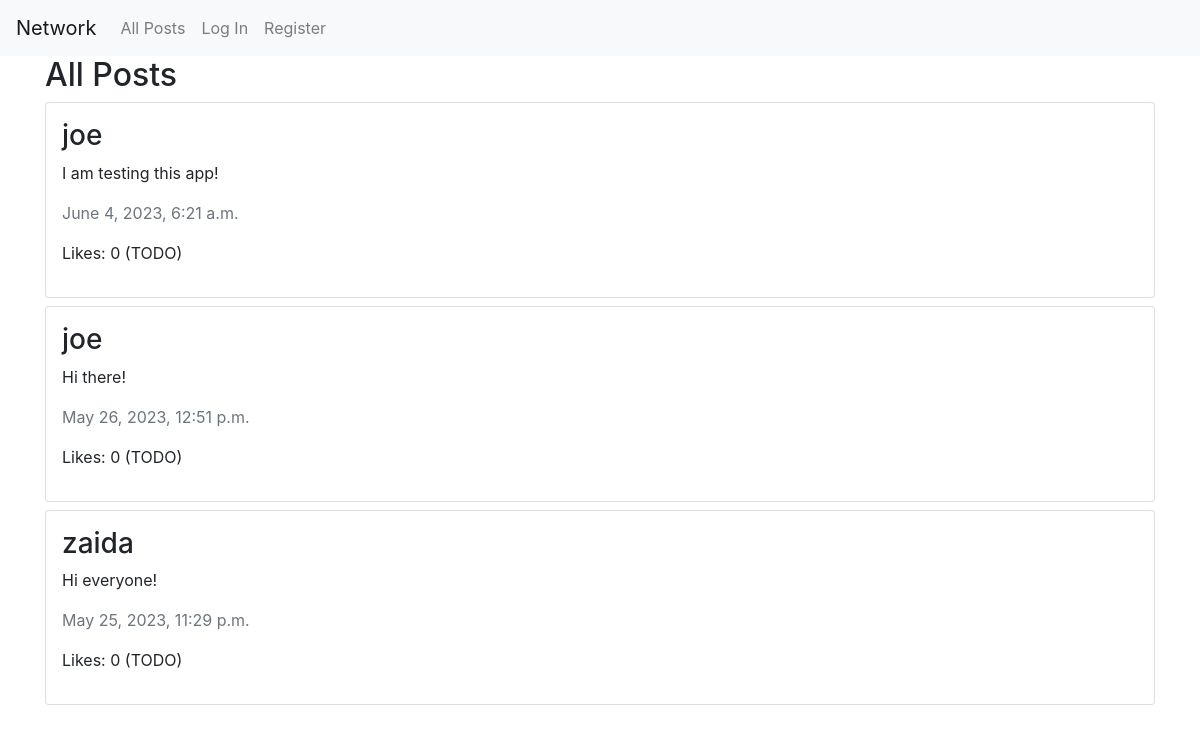
Before: / with the older database file.
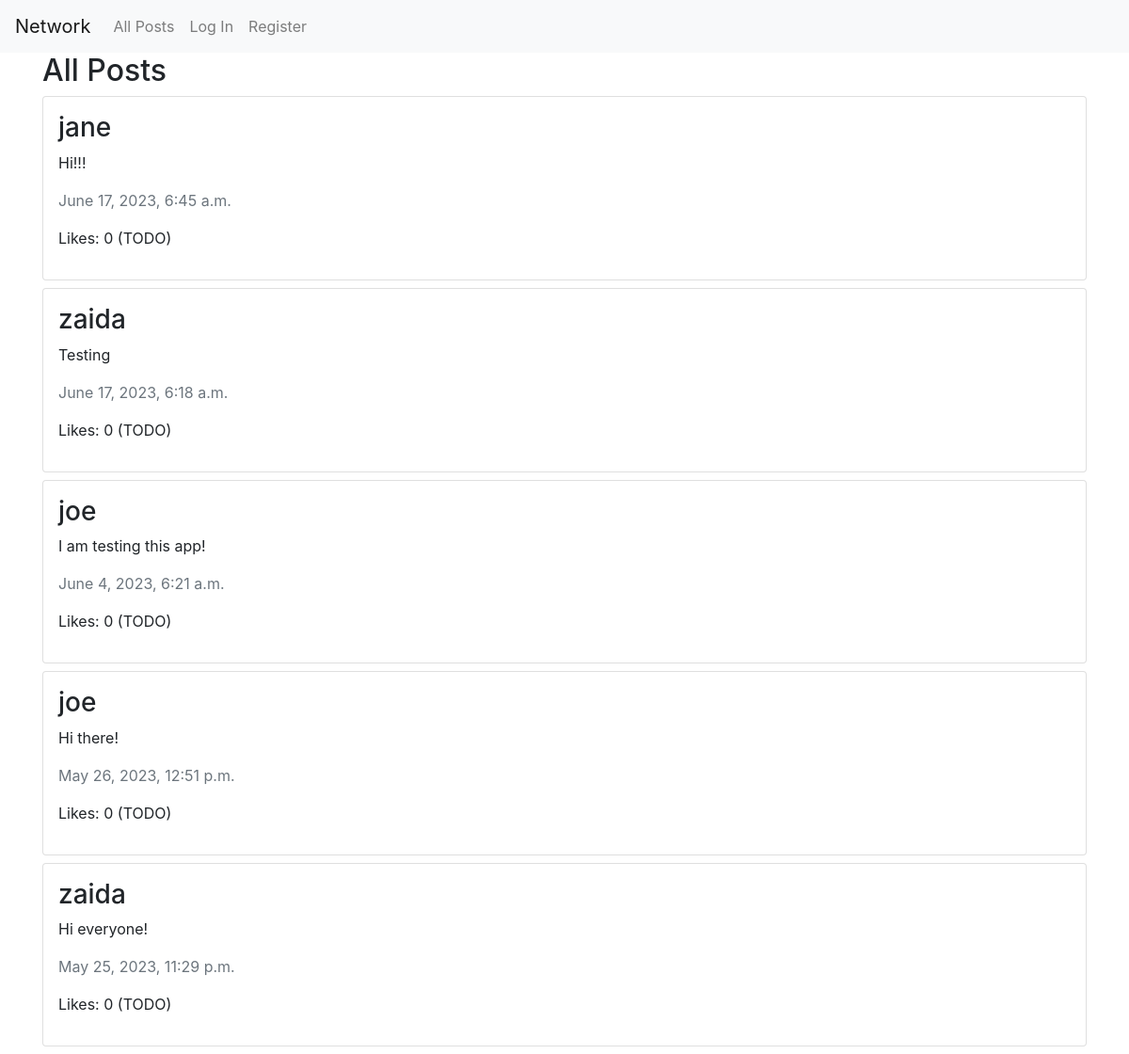
After: the same page with the newer database file.
### network/models.py (models this page shows, shortened)
class Post(models.Model):
    author = models.ForeignKey(User, on_delete=models.CASCADE, related_name='posts')
    body = models.CharField(max_length=255)
    timestamp = models.DateTimeField(auto_now_add=True)

class User(AbstractUser):
    pass

### network/views.py (the view)
# urls.py: path("", views.index, name="index"),
def index(request):
    posts = Post.objects.all().order_by('id').reverse()
    paginator = Paginator(posts, 10)
    page_number = request.GET.get('page')
    page_obj = paginator.get_page(page_number)
    return render(request, "network/index.html", {
        'posts': posts,
        'page_obj': page_obj
    })

### network/templates/network/index.html (shortened to what this page needs)
{% extends "network/layout.html" %} {% block body %}
<div class="container">
  <h2>All Posts</h2>
  <div id="all-posts">
    {% for post in page_obj %}
    <div class="card mb-2 p-3">
      <h3>{{ post.author }}</h3>
      <p>{{ post.body }}</p>
      <p class="text-secondary lh-1">{{ post.timestamp }}</p>
      <p>Likes: 0 (TODO)</p>
    </div>
    {% empty %}
    <h3>No posts available</h3>
    {% endfor %}
  </div>
</div>
{% endblock %}

Changed rows visible on the page:
added Post: author "jane", body "Hi!!!", timestamp "June 17, 2023, 6:45 a.m."
added Post: author "zaida", body "Testing", timestamp "June 17, 2023, 6:18 a.m."
